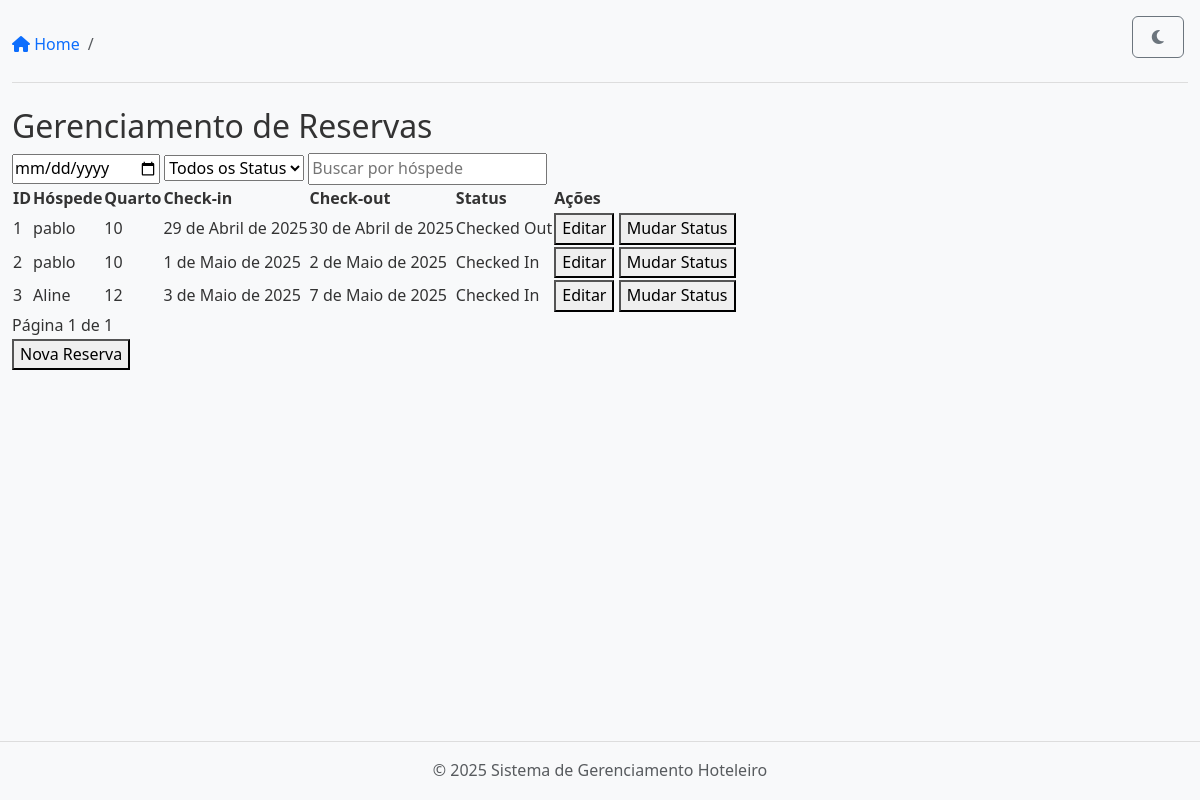
/reservations/, run on an earlier commit of the app's database.
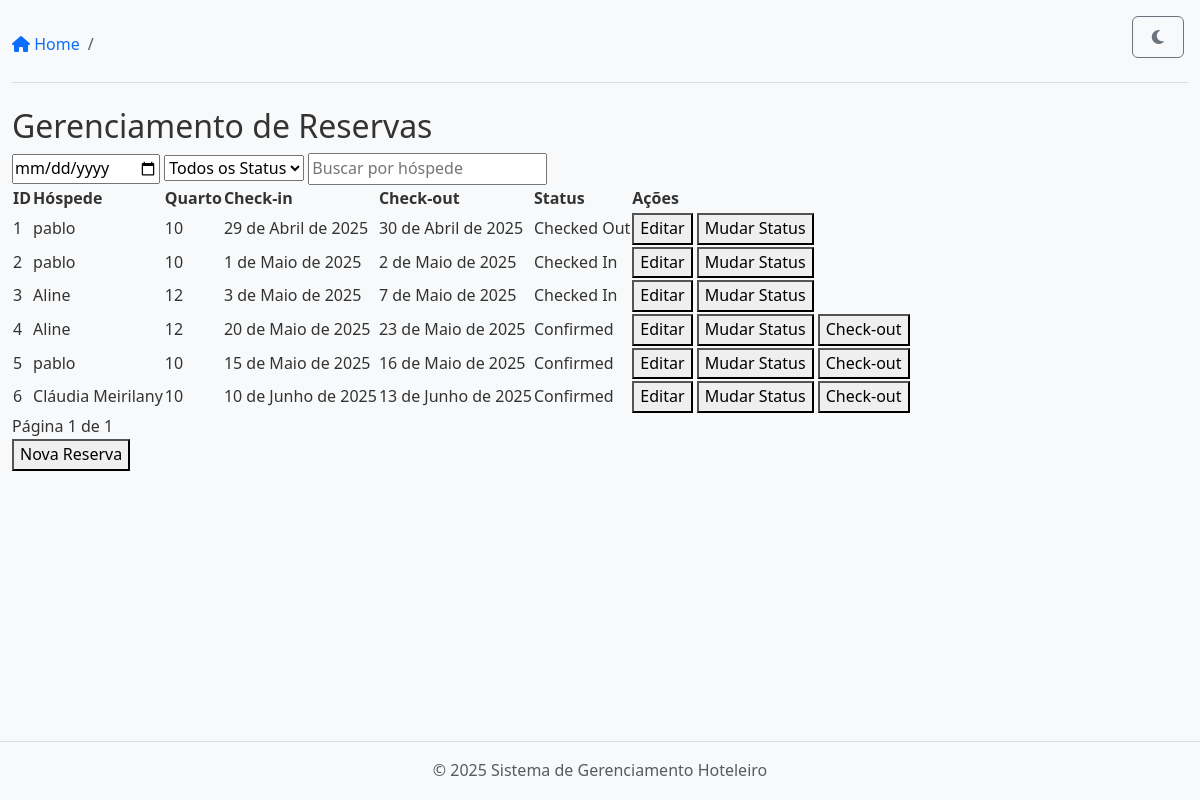
And on a later commit of the database.
### apps/reservations/models.py (models this page shows, shortened)
class Reservation(models.Model):
    STATUS_CHOICES = [
        ('pending', 'Pending'),
        ('confirmed', 'Confirmed'),
        ('cancelled', 'Cancelled'),
        ('checked_in', 'Checked In'),   # Status adicionado
        ('checked_out', 'Checked Out'), # Status adicionado
    ]
    guest_name = models.CharField(max_length=255)
    guest_email = models.EmailField(blank=True, null=True)
    room = models.ForeignKey('rooms.Room', on_delete=models.CASCADE)
    check_in_date = models.DateField()
    check_out_date = models.DateField()
    status = models.CharField(max_length=12, choices=STATUS_CHOICES, default='pending')  # Aumentei max_length para acomodar 'checked_out'
    notes = models.TextField(blank=True, null=True)
    checked_in = models.BooleanField(default=False)
    checked_out = models.BooleanField(default=False)
    check_in_time = models.DateTimeField(null=True, blank=True)
    check_out_time = models.DateTimeField(null=True, blank=True)
    created_at = models.DateTimeField(auto_now_add=True)
    updated_at = models.DateTimeField(auto_now=True)

### apps/rooms/models.py (models this page shows, shortened)
class Room(models.Model):
    ROOM_TYPES = [
        ('single', 'Single'),
        ('double', 'Double'),
        ('suite', 'Suite'),
    ]
    number = models.CharField(max_length=10, unique=True)
    room_type = models.CharField(max_length=10, choices=ROOM_TYPES)
    status = models.CharField(max_length=20, default='clean')
    description = models.TextField(blank=True, null=True)
    created_at = models.DateTimeField(auto_now_add=True)
    updated_at = models.DateTimeField(auto_now=True)

### apps/reservations/views.py (the view)
# urls.py: path('', reservation_list, name='reservation-list'),
def reservation_list(request: HttpRequest) -> HttpResponse:
    reservations = Reservation.objects.all().select_related('room')
    date_filter = request.GET.get('date')
    status_filter = request.GET.get('status')
    guest_filter = request.GET.get('guest')
    if date_filter:
        date = datetime.strptime(date_filter, '%Y-%m-%d').date()
        reservations = reservations.filter(
            Q(check_in_date=date) | Q(check_out_date=date)
        )
    if status_filter:
        reservations = reservations.filter(status=status_filter)
    if guest_filter:
        reservations = reservations.filter(
            guest_name__icontains=guest_filter
        )
    paginator = Paginator(reservations, 20)  # 20 por página
    page_number = request.GET.get('page')
    page_obj = paginator.get_page(page_number)
    rooms = cache.get('rooms_list')
    if rooms is None:
        rooms = list(Room.objects.all())
        cache.set('rooms_list', rooms, 600)  # 10 minutos
    context = {
        'reservations': page_obj.object_list,
        'page_obj': page_obj,
        'rooms': rooms  # Para o select de quartos no formulário
    }
    return render(request, 'reservations/list.html', context)

### templates/reservations/list.html (shortened to what this page needs)
{% extends 'base.html' %}
{% block content %}
<div class="reservations-container">
    <h2>Gerenciamento de Reservas</h2>
    <div class="reservation-filters">
        <input type="date" id="date-filter" placeholder="Data">
        <select id="status-filter">
            <option value="">Todos os Status</option>
        </select>
        <input type="text" id="guest-filter" placeholder="Buscar por hóspede">
    </div>
    <table class="reservations-table">
        <thead>
            <tr>
                <th>ID</th>
                <th>Hóspede</th>
                <th>Quarto</th>
                <th>Check-in</th>
                <th>Check-out</th>
                <th>Status</th>
                <th>Ações</th>
            </tr>
        </thead>
        <tbody>
            {% for reservation in reservations %}
            <tr>
                <td>{{ reservation.id }}</td>
                <td>{{ reservation.guest_name }}</td>
                <td>{{ reservation.room.number }}</td>
                <td>{{ reservation.check_in_date }}</td>
                <td>{{ reservation.check_out_date }}</td>
                <td>{{ reservation.get_status_display }}</td>
                <td>
                    <button onclick="editReservation({{ reservation.id }})">Editar</button>
                    <button onclick="changeStatus({{ reservation.id }})">Mudar Status</button>
                    {% if reservation.status == 'pending' %}
                        <button onclick="doCheckIn({{ reservation.id }})">Check-in</button>
                    {% elif reservation.status == 'confirmed' %}
                        <button onclick="doCheckOut({{ reservation.id }})">Check-out</button>
                    {% endif %}
                </td>
            </tr>
            {% empty %}
            <tr>
                <td colspan="7">Nenhuma reserva encontrada.</td>
            </tr>
            {% endfor %}
        </tbody>
    </table>
    <div class="pagination">
        <span>Página {{ page_obj.number }} de {{ page_obj.paginator.num_pages }}</span>
    </div>
    <button class="add-reservation-btn" onclick="openAddReservationModal()">Nova Reserva</button>
</div>
{% endblock %}

### templates/base.html (shortened to what this page needs)
<!DOCTYPE html>
{% load static %}
<html lang="pt-BR">
<head>
    {% block css %}
    <link href="https://cdn.jsdelivr.net/npm/bootstrap@5.3.0/dist/css/bootstrap.min.css" rel="stylesheet">
    <link rel="stylesheet" href="https://cdnjs.cloudflare.com/ajax/libs/font-awesome/6.4.0/css/all.min.css">
    <link rel="stylesheet" href="{% static 'css/styles.css' %}">
    {% endblock %}
</head>
<body>
    <button id="theme-toggle" class="btn btn-outline-secondary position-fixed" style="top: 1rem; right: 1rem; z-index: 9999;">
        <i id="theme-toggle-icon" class="fas fa-moon"></i>
    </button>
    <main class="container-fluid py-4">
        <div class="page-header mb-4">
            <nav aria-label="breadcrumb">
                <ol class="breadcrumb">
                    {% block breadcrumb %}
                        <li class="breadcrumb-item"><a href="/"><i class="fas fa-home"></i> Home</a></li>
                        <li class="breadcrumb-item active" aria-current="page">{% block breadcrumb_page %}{% endblock %}</li>
                    {% endblock %}
                </ol>
            </nav>
        </div>
        {% block content %}{% endblock %}
    </main>
    <footer class="footer mt-auto py-3 bg-light">
        <div class="container text-center">
            <span class="text-muted">&copy; 2025 Sistema de Gerenciamento Hoteleiro</span>
        </div>
    </footer>
</body>
</html>

### static/css/styles.css (style rules this page uses)
:root { --primary-color: #0d6efd; --secondary-color: #f8f9fa; --text-color: #333; --border-color: #ddd; --success-color: #198754; --danger-color: #dc3545; --warning-color: #ffc107; --info-color: #0dcaf0; }
body { font-family: 'Segoe UI', Tahoma, Geneva, Verdana, sans-serif; line-height: 1.6; margin: 0; padding: 0; color: var(--text-color); min-height: 100vh; display: flex; flex-direction: column; background: #f8f9fa; transition: background 0.2s, color 0.2s; }
main { flex: 1; padding-bottom: 60px; }
.breadcrumb { background: transparent; padding: 0; margin-bottom: 1rem; }
.breadcrumb-item a { color: var(--primary-color); text-decoration: none; }
.page-header { margin-bottom: 2rem; border-bottom: 1px solid var(--border-color); padding-bottom: 0.5rem; }
.btn { border-radius: 6px; font-weight: 500; padding: 0.5rem 1.2rem; transition: all 0.2s; }
.footer { margin-top: auto; background-color: var(--secondary-color); border-top: 1px solid var(--border-color); padding: 1rem 0; }
#theme-toggle { position: fixed !important; top: 1rem !important; right: 1rem !important; z-index: 9999 !important; }

What changed in the data, as far as the page shows it:
added Reservation: id "4", guest_name "Aline", room.number "12", check_in_date "20 de Maio de 2025", check_out_date "23 de Maio de 2025", status "Confirmed"
added Reservation: id "5", guest_name "pablo", room.number "10", check_in_date "15 de Maio de 2025", check_out_date "16 de Maio de 2025", status "Confirmed"
added Reservation: id "6", guest_name "Cláudia Meirilany", room.number "10", check_in_date "10 de Junho de 2025", check_out_date "13 de Junho de 2025", status "Confirmed"
